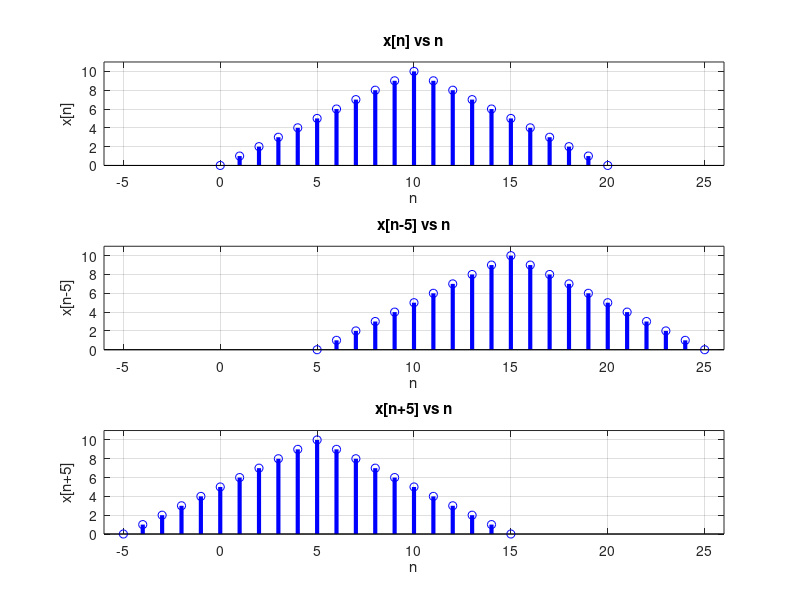

The MATLAB script that drew this image:
% -----------------------------------------------------------------
% Generación de señal discreta triangulo discreto de 21 muestras
% -----------------------------------------------------------------

%Intervalo de tiempo discreto
n=0:20;
%Valor de cada una de las 21 muestras
xn=[0:1:10 9:-1:0];
%Grafica de x[n]
subplot(3,1,1);
stem(n,xn,'b','linewidth',3);
axis([-6 26 0 11]);
grid on;
xlabel('n');
ylabel('x[n]');
title('x[n] vs n');

%Grafica de x[n-5]
subplot(3,1,2);
stem(n+5,xn,'b','linewidth',3);
axis([-6 26 0 11]);
grid on;
xlabel('n');
ylabel('x[n-5]');
title('x[n-5] vs n');

%Grafica de x[n+5]
subplot(3,1,3);
stem(n-5,xn,'b','linewidth',3);
axis([-6 26 0 11]);
grid on;
xlabel('n');
ylabel('x[n+5]');
title('x[n+5] vs n');
